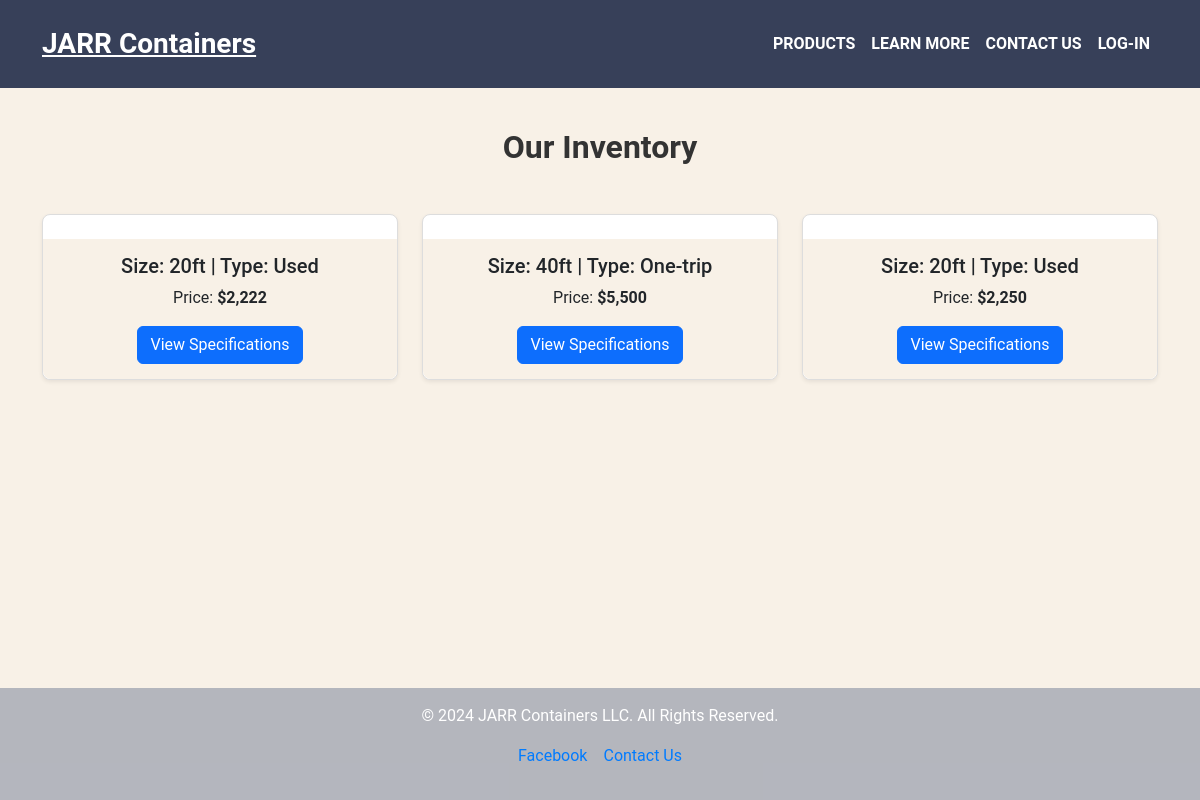
/products, run on an earlier commit of the app's database.
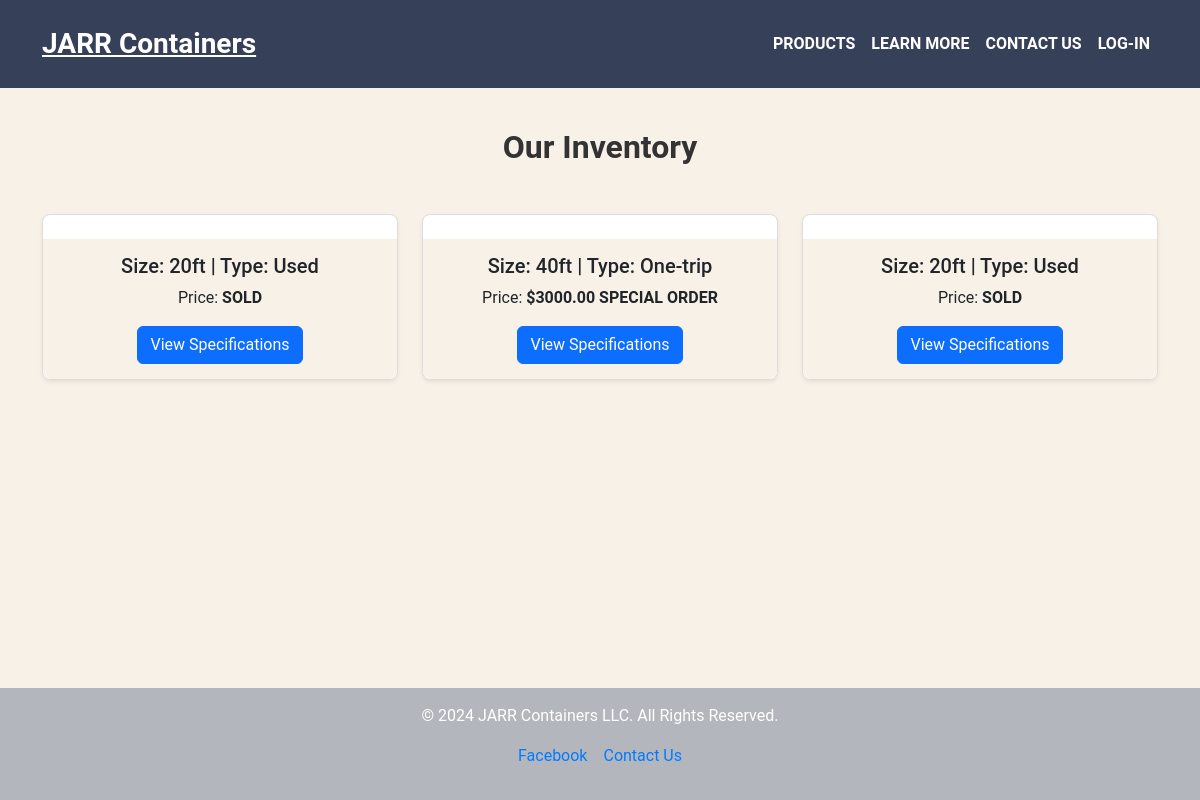
And on a later commit of the database.
### app.py (models this page shows, shortened)
class Container(db.Model):
    id = db.Column(db.Integer, primary_key=True)
    image1 = db.Column(db.String(200), nullable=True)
    image2 = db.Column(db.String(200), nullable=True)
    image3 = db.Column(db.String(200), nullable=True)
    image4 = db.Column(db.String(200), nullable=True)
    image5 = db.Column(db.String(200), nullable=True)
    price = db.Column(db.String(50), nullable=False)
    size = db.Column(db.String(50), nullable=False)
    type = db.Column(db.String(50), nullable=False)
    details = db.Column(db.Text, nullable=False)

### app.py (the view)
@app.route('/products')
def products():
    containers = Container.query.all()
    return render_template('products.html', containers=containers)

### templates/products.html (shortened to what this page needs)
{% extends 'base.html' %}
{% block content %}
<section class="container py-5">
    <h2 class="text-center mb-5">Our Inventory</h2>
    <div class="row gy-4">
        {% if containers %}
            {% for container in containers %}
            <div class="col-md-6 col-lg-4">
                <div class="card w-100 h-100 shadow-sm">
                    <div class="card-body">
                        <h5 class="card-title">Size: {{ container.size }} | Type: {{ container.type }}</h5>
                        <p class="card-text">Price: <strong>{{ container.price }}</strong></p>
                        <a href="{{ url_for('product_specifications', container_id=container.id) }}" class="btn btn-primary">View Specifications</a>
                    </div>
                </div>
            </div>
            {% endfor %}
        {% else %}
        <p class="text-center">No containers are available at the moment. Please check back later!</p>
        {% endif %}
    </div>
</section>
{% endblock %}

### templates/base.html (shortened to what this page needs)
<!DOCTYPE html>
<html lang="en">
<head>
    <link href="https://cdn.jsdelivr.net/npm/bootstrap@5.3.0-alpha1/dist/css/bootstrap.min.css" rel="stylesheet">
    <link rel="stylesheet" href="{{ url_for('static', filename='css/styles.css') }}">
</head>
<body>
    <header class="text-white py-3 fixed-top w-100" id="navbar">
        <div class="container d-flex justify-content-between align-items-center">
            <a href="{{ url_for('home') }}" class="text-white fs-3 fw-bold">JARR Containers</a>
            <nav class="navbar navbar-expand-lg navbar-light">
                <div class="collapse navbar-collapse" id="navbarNav">
                    <ul class="navbar-nav">
                        <li class="nav-item">
                            <a class="nav-link" href="{{ url_for('products') }}">Products</a>
                        </li>
                        <li class="nav-item">
                            <a class="nav-link" href="{{ url_for('learn') }}">Learn more</a>
                        </li>
                        <li class="nav-item">
                            <a class="nav-link" href="{{ url_for('contact') }}">Contact us</a>
                        </li>
                        <li class="nav-item">
                            <a class="nav-link" href="{{ url_for('login') }}">Log-in</a>
                        </li>
                    </ul>
                </div>
            </nav>
        </div>
    </header>
    {% block content %}
    {% endblock %}
    <footer class="custom-footer text-center py-3">
        <p>&copy; 2024 JARR Containers LLC. All Rights Reserved.</p>
        <ul class="list-unstyled d-flex justify-content-center gap-3">
            <li><a href="https://facebook.com" target="_blank" class="footer-link">Facebook</a></li>
            <li><a href="{{ url_for('contact') }}" class="footer-link">Contact Us</a></li>
        </ul>
    </footer>
</body>
</html>

### static/css/styles.css (style rules this page uses)
* { margin: 0; padding: 0; box-sizing: border-box; }
html, body { height: 100%; margin: 0; }
body { padding-top: 80px; font-family: 'Roboto', sans-serif; background-color: #f8f1e7; color: #000; display: flex; flex-direction: column; }
footer.custom-footer { background-color: #63708d75 !important; color: #fff; padding: 20px 0; width: 100%; }
.footer-link { color: #007bff; text-decoration: none; }
#navbar { z-index: 1000; background-color: #374059; }
.nav-link { text-transform: uppercase; font-weight: 600; color: #fff; }
section { padding: 60px 20px; }
section h2 { font-weight: 700; }
.card { border: 1px solid #ddd; border-radius: 8px; transition: transform 0.2s ease, box-shadow 0.2s ease; width: 30%; box-sizing: border-box; }
.card-body { text-align: center; background-color: #f8f1e7; border-radius: 0 0 8px 8px; padding: 15px; }
.card-text { font-size: medium; }
h2 { font-size: 2rem; font-weight: 700; color: #333; }
section h2 { font-weight: 700; font-size: 2rem; color: #333; }
.custom-footer { background-color: #374059; color: #fff; padding: 20px 0; margin-top: auto; }
.custom-footer a { color: #007bff; text-decoration: none; }
.custom-footer p { font-size: 1rem; }

What changed in the data, as far as the page shows it:
changed Container (number 1 of 3 on the later page): price "$2,222" → "SOLD"
changed Container "40ft": price "$5,500" → "$3000.00 SPECIAL ORDER"
changed Container (number 3 of 3 on the later page): price "$2,250" → "SOLD"
